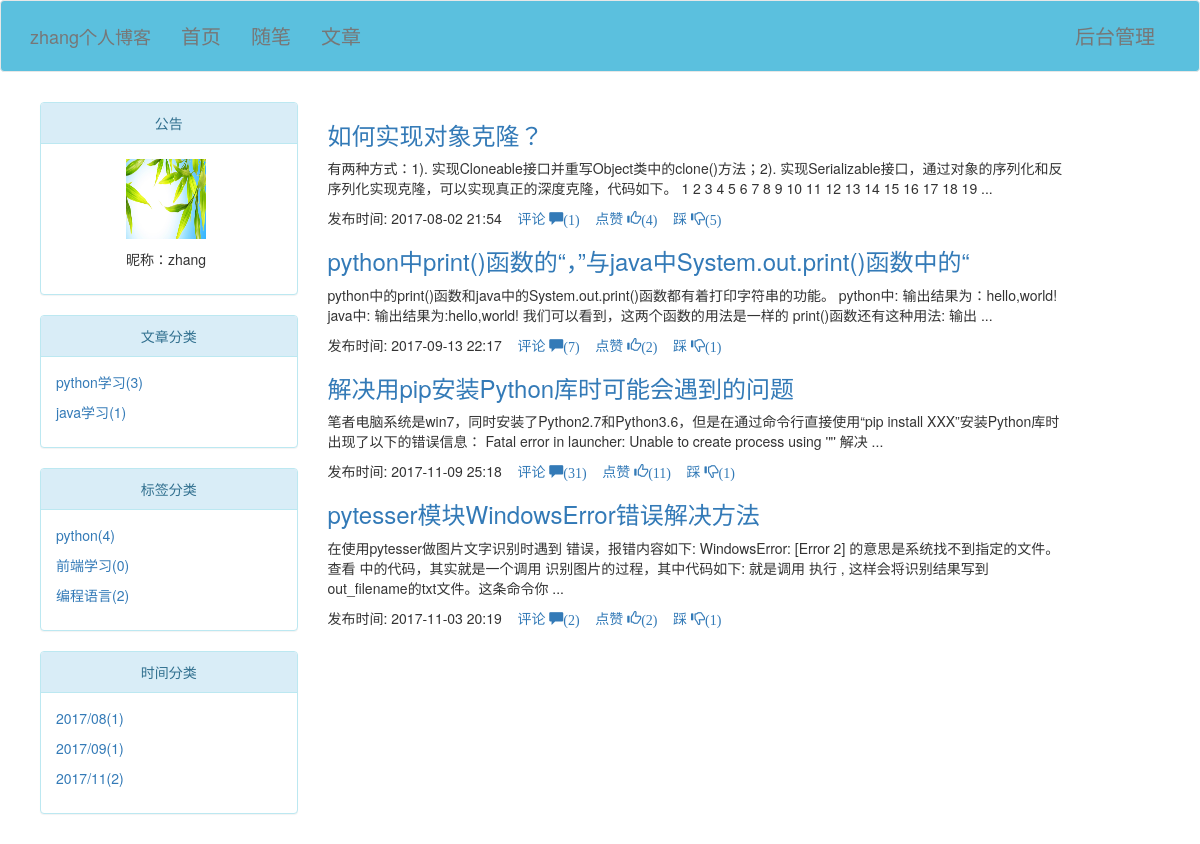
Page /blog/zhang/ on the committed database.
### app01/models.py (models this page shows, shortened)
class UserInfo(AbstractUser):  # settings:   AUTH_USER_MODEL = "app01.UserInfo"
    nid = models.BigAutoField(primary_key=True)
    nickname = models.CharField(verbose_name='昵称', max_length=32)
    telephone = models.CharField(max_length=11, blank=True, null=True, unique=True, verbose_name='手机号码')
    avatar = models.FileField(verbose_name='头像', upload_to='avatar', default="/avatar/default.png")
    create_time = models.DateTimeField(verbose_name='创建时间', auto_now_add=True)

class Category(models.Model):
    nid = models.AutoField(primary_key=True)
    title = models.CharField(verbose_name='分类标题', max_length=32)
    blog = models.ForeignKey(verbose_name='所属博客', to='Blog', to_field='nid')
    class Meta:
        verbose_name = 'category'
        verbose_name_plural = 'category'
        ordering = ['title']

class Article(models.Model):
    nid = models.BigAutoField(primary_key=True)
    title = models.CharField(max_length=50, verbose_name='文章标题')
    desc = models.CharField(max_length=255, verbose_name='文章描述')
    read_count = models.IntegerField(default=0)
    comment_count = models.IntegerField(default=0)
    up_count = models.IntegerField(default=0)
    down_count = models.IntegerField(default=0)
    create_time = models.DateTimeField(verbose_name='创建时间')
    category = models.ForeignKey(verbose_name='文章类型', to='Category', to_field='nid', null=True)
    user = models.ForeignKey(verbose_name='所属用户', to='UserInfo', to_field='nid')
    tags = models.ManyToManyField(
        to="Tag",
        through='Article2Tag',
        through_fields=('article', 'tag'),
    )
    site_cate=models.ForeignKey(to="SiteCate",null=True)
    def __str__(self):
        return self.title

### app01/views.py (the view, shortened to what this page needs)
# urls.py: url(r'^(?P<username>.*)/(?P<condition>cate|tag|date)/(?P<para>.*)', views.homeSite),
def homeSite(request,username,**kwargs):
    current_user=models.UserInfo.objects.filter(username=username).first()
    if not current_user:
        return render(request,"notfound.html")
    current_blog=current_user.blog
    cate_list=models.Category.objects.all().filter(blog=current_blog).annotate(c=Count("article__nid")).values_list("title","c")
    article_list=models.Article.objects.filter(user=current_user)
    tag_list=models.Tag.objects.all().filter(blog=current_blog).annotate(c=Count("article__nid")).values_list("title","c")
    date_list=models.Article.objects.filter(user=current_user).extra(select={"filter_create_time":"strftime('%%Y/%%m',create_time)"}).values_list("filter_create_time").annotate(c=Count("nid"))
    print(cate_list)
    print(date_list)
    print(article_list)
    return render(request,"homeSite.html",locals())

### templates/homeSite.html (shortened to what this page needs)
<!DOCTYPE html>
<html lang="en">
<head>
    <link rel="stylesheet" href="/static/bootstrap-3.3.7-dist/css/bootstrap.min.css">
    <link rel="stylesheet" href="/static/css/homeSite.css">
    <link rel="stylesheet" href="/static/css/article_detail.css">
</head>
<body>
<nav class="navbar navbar-default">
    <div class="container">
        <div class="navbar-header">
            <a class="navbar-brand" href="#">{{ current_user.username }}个人博客</a>
        </div>
        <div class="collapse navbar-collapse" id="bs-example-navbar-collapse-1">
            <ul class="nav navbar-nav">
                <li><a href="#">首页</a></li>
                <li><a href="#">随笔</a></li>
                <li><a href="#">文章</a></li>
            </ul>
            <ul class="nav navbar-nav navbar-right">
                <li><a href="/blog/backend">后台管理</a></li>
            </ul>
        </div>
    </div>
</nav>
<div class="container">
    <div class="row">
        <div class="col-md-3 menu">
            <div class="panel panel-info">
                <div class="panel-heading">公告</div>
                <div class="panel-body user_info">
                     <p><img src="{{ current_user.avatar.url }}" alt="" width="80px" height="80px" id="avatar"></p>
                   <p>昵称：{{ current_user.nickname }}</p>
                </div>
            </div>
             <div class="panel panel-info">
                <div class="panel-heading">文章分类</div>
                    <div class="panel-body">
                        {% for cate in cate_list %}
                        <p><a href="/blog/{{ current_user.username }}/cate/{{cate.0}}">{{ cate.0 }}({{ cate.1 }})</a></p>
                        {% endfor %}
                    </div>
            </div>
            <div class="panel panel-info">
                <div class="panel-heading">标签分类</div>
                 <div class="panel-body">
                        {% for tag in tag_list %}
                        <p><a href="/blog/{{ current_user.username }}/tag/{{ tag.0 }}">{{ tag.0 }}({{ tag.1 }})</a></p>
                        {% endfor %}
                    </div>
            </div>
             <div class="panel panel-info">
                <div class="panel-heading">时间分类</div>
                 <div class="panel-body">
                    {% for date in date_list %}
                    <p><a href="/blog/{{ current_user.username }}/date/{{ date.0 }}">{{ date.0 }}({{ date.1 }})</a></p>
                    {% endfor %}
                 </div>
            </div>
        </div>
        <div class="col-md-8 content">
        {% block content %}
        {% for article in article_list %}
            <a href="/blog/{{ article.user.username }}/articles/{{ article.nid }}"><h3>{{ article.title }}</h3></a>
               <div class="article_desc">
               {{ article.desc }}
               </div>
               <div class="article_footer">
               发布时间:&nbsp{{ article.create_time|date:"Y-m-d s:i"  }}&nbsp&nbsp&nbsp
                   <a href="">评论&nbsp<span class="glyphicon glyphicon-comment">({{ article.comment_count }})</span></a>&nbsp&nbsp&nbsp
                    <a href="">点赞&nbsp<span class="glyphicon glyphicon-thumbs-up">({{ article.up_count }})</span></a>&nbsp&nbsp&nbsp
                    <a href="">踩&nbsp<span class="glyphicon glyphicon-thumbs-down">({{ article.down_count }})</span></a>
               </div>
           {% endfor %}
        {% endblock %}
    </div>
    </div>
</div>
</body>
</html>

### static/css/homeSite.css (style rules this page uses)
.navbar { background-color: #5bc0de; color:white; padding: 10px; font-size: 20px; }
.panel-heading { text-align: center; }
.user_info { margin-left: 70px; }

### static/css/article_detail.css (style rules this page uses)
.row { padding: 10px; }

### rows in the picture
UserInfo: username "zhang", avatar (picture), nickname "zhang"
Category: title "python学习", blog "3"
Category: title "java学习", cate "1"
Article: title "如何实现对象克隆？", desc "有两种方式：1). 实现Cloneable接口并重写Object类中的clone()方法；2). 实现Serializable接口，通过对象的序列化和反序列化实现克隆，可以实现真正的深度克隆，代码如下。 1 2 3 4 5 6 7 8 9 10 11 12 13 14 15 16 17 18 19 ...", create_time "2017-08-02 21:54", comment_count "1", up_count "4", down_count "5"
Article: title "python中print()函数的“，”与java中System.out.print()函数中的“", desc "python中的print()函数和java中的System.out.print()函数都有着打印字符串的功能。 python中: 输出结果为：hello,world! java中: 输出结果为:hello,world! 我们可以看到，这两个函数的用法是一样的 print()函数还有这种用法: 输出 ...", create_time "2017-09-13 22:17", comment_count "7", up_count "2", down_count "1"
Article: title "解决用pip安装Python库时可能会遇到的问题", desc "笔者电脑系统是win7，同时安装了Python2.7和Python3.6，但是在通过命令行直接使用“pip install XXX”安装Python库时出现了以下的错误信息： Fatal error in launcher: Unable to create process using '\"' 解决 ...", create_time "2017-11-09 25:18", comment_count "31", up_count "11", down_count "1"
Article: title "pytesser模块WindowsError错误解决方法", desc "在使用pytesser做图片文字识别时遇到 错误，报错内容如下: WindowsError: [Error 2] 的意思是系统找不到指定的文件。 查看 中的代码，其实就是一个调用 识别图片的过程，其中代码如下: 就是调用 执行 , 这样会将识别结果写到out_filename的txt文件。这条命令你 ...", create_time "2017-11-03 20:19", comment_count "2", up_count "2", down_count "1"

### other values in the picture
{{ tag.0 }} "python" "前端学习" "编程语言"
{{ tag.1 }} "4" "0" "2"
{{ date.0 }} "2017/08" "2017/09" "2017/11"
{{ date.1 }} "1" "1" "2"
